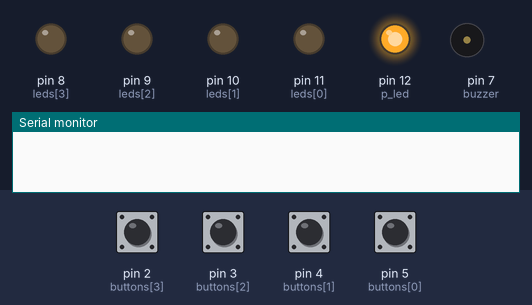
This sketch was run on a simulated Arduino Uno, built with avr-gcc and run on an emulated ATmega328P. Parts: output pins drawn as LEDs (lit = HIGH), buzzer (waves = sounding, pin HIGH), the last lines printed to the serial monitor. Inputs (shaded band) come from the test bench; at power-on: pin 2 (buttons[3]), pin 3 (buttons[2]), pin 4 (buttons[1]), pin 5 (buttons[0]) HIGH.

Above: at 1.2 s.
1.3 s: pin 2 (buttons[3]) pulled LOW for 0.15 s
At 2.4 s:
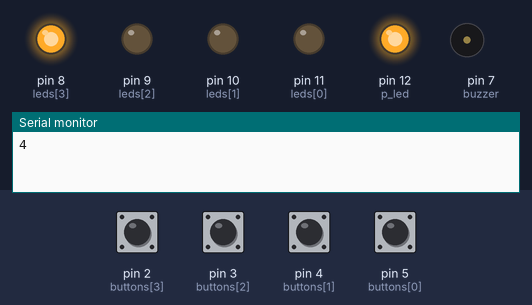
4.4 s: pin 3 (buttons[2]) pulled LOW for 0.15 s
At 4.7 s:
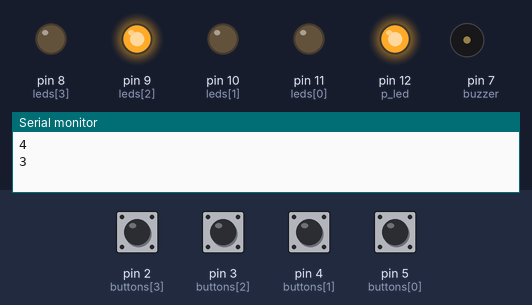
6.0 s: pin 4 (buttons[1]) pulled LOW for 0.15 s
At 7.2 s:
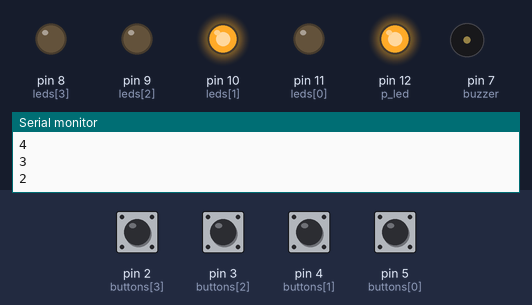
7.6 s: pin 5 (buttons[0]) pulled LOW for 0.15 s
At 8.4 s:
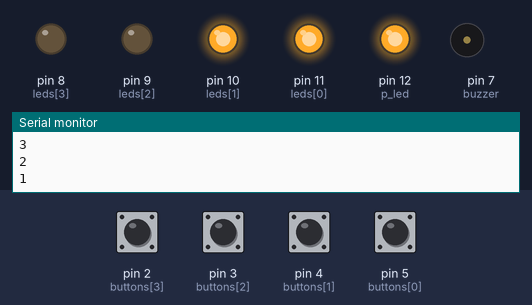
9.2 s: pin 3 (buttons[2]) pulled LOW for 1 s
At 9.6 s:
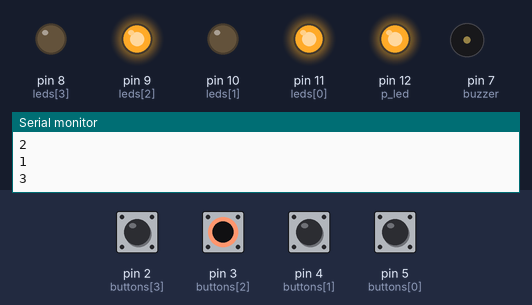
11.7 s: pin 2 (buttons[3]) pulled LOW for 1 s
At 12.7 s:
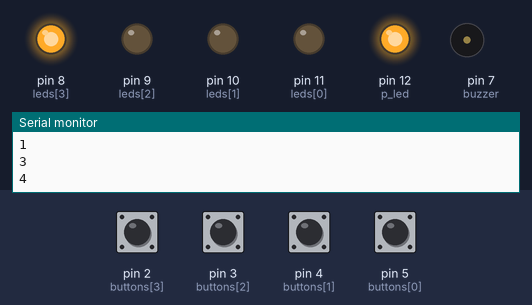
Timing chart, 0 to 15.2 s (numbered marks = the images above; inputs shaded):
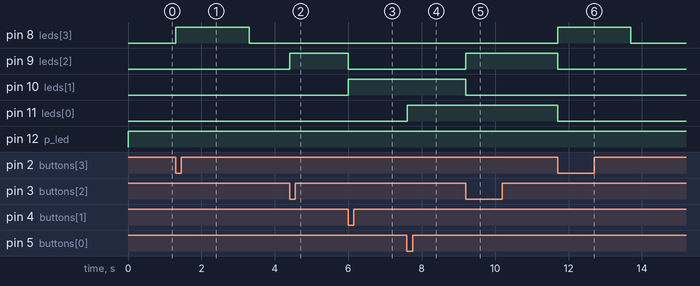

The sketch:

work_focus_tracker.ino
```cpp
const int leds[4] = {11, 10, 9, 8};
const int buttons[4] = {5, 4, 3, 2};
const int events[4] = {1, 2, 3, 4};
const int buzzer = 7;
const int p_led = 12;
int previousState[4];

unsigned long event3Time = 0;
unsigned long lastToggleBuzzer = 0;

bool timerActive = false;
bool buzzerActive = false;
bool buzzerState = false;

const unsigned long ALERT_TIME = 600000;      // 10 minutes
const unsigned long BUZZER_INTERVAL = 500;     // 0.5 seconds

int lastEvent = -1;

void setup() {
  // Initialize serial communication
  Serial.begin(9600);

  // Initialize buzzer
  pinMode(buzzer, OUTPUT);
  digitalWrite(buzzer, LOW);

  // Initialize buttons and leds
  for (int i = 0; i < 4; i++) {
    pinMode(buttons[i], INPUT_PULLUP);
    pinMode(leds[i], OUTPUT);
    digitalWrite(leds[i], LOW);
    previousState[i] = HIGH;
  }
  pinMode(p_led, OUTPUT);
  digitalWrite(p_led, LOW);
}

void loop() {
  digitalWrite(p_led, HIGH);

  if (timerActive && !buzzerActive) {
    if (millis() - event3Time >= ALERT_TIME) {
      buzzerActive = true;
      lastToggleBuzzer = millis();
    }
  }

  if (buzzerActive) {
    if (millis() - lastToggleBuzzer >= BUZZER_INTERVAL) {
      buzzerState = !buzzerState;
      digitalWrite(buzzer, buzzerState ? HIGH : LOW);
      lastToggleBuzzer = millis();
    }
  }

  for (int i = 0; i < 4; i++) {
    int estadoActual = digitalRead(buttons[i]);

    // Detects pressed button (HIGH -> LOW)
    if (previousState[i] == HIGH && estadoActual == LOW) {

      // Event log
      if(events[i] != lastEvent){
        Serial.println(events[i]);
        lastEvent = events[i];
      }

      //Event 1
      if(i==0){
        digitalWrite(leds[0], HIGH);
      }
      //Event 2
      if(i==1){
        digitalWrite(leds[1], HIGH);
        digitalWrite(leds[2], LOW);
        //------------------------
        timerActive = false;
        buzzerActive = false;
        buzzerState = false;
        digitalWrite(buzzer, LOW);
        //------------------------
      }
      //Event 3
      if(i==2){
        digitalWrite(leds[2], HIGH);
        digitalWrite(leds[1], LOW);
        //------------------------
        event3Time = millis();
        timerActive = true;
        buzzerActive = false;
        buzzerState = false;
        digitalWrite(buzzer, LOW);
        //------------------------
      }
      //Event 4
      if(i==3){
        digitalWrite(leds[3], HIGH);
        digitalWrite(leds[0], LOW);
        digitalWrite(leds[1], LOW);
        digitalWrite(leds[2], LOW);
        //------------------------
        timerActive = false;
        buzzerActive = false;
        buzzerState = false;
        digitalWrite(buzzer, LOW);
        //------------------------
        delay(2000);
        digitalWrite(leds[3], LOW);
      }
    }
    previousState[i] = estadoActual;
  }
}
```

Measured:
- after the input at 1.3 s, pin 8 (leds[3]): LOW → HIGH at once, → LOW 2.0 s later
- after the input at 4.4 s, pin 9 (leds[2]): LOW → HIGH at once
- after the input at 6.0 s, pin 9 (leds[2]): HIGH → LOW at once; pin 10 (leds[1]): LOW → HIGH at once
- after the input at 7.6 s, pin 11 (leds[0]): LOW → HIGH at once
- after the input at 9.2 s, pin 9 (leds[2]): LOW → HIGH at once; pin 10 (leds[1]): HIGH → LOW at once
- after the input at 11.7 s, pin 8 (leds[3]): LOW → HIGH at once, → LOW 2.0 s later; pin 9 (leds[2]), pin 11 (leds[0]): HIGH → LOW at once
